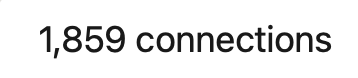
#> input picture templates/connectioncount.png, 358 x 78 px; its folder holds only this picture in this run
$ python -i template_matcher.py   (imports and definitions only)
#> lines starting #> are read from the running program, lines starting #| are printed output that depends on the picture; after the words box and inside, x2 and y2 are one past the last pixel; in counts of white or black regions, pixels touching at a corner belong together
from pathlib import Path
from datetime import datetime

import cv2
import numpy as np


# [20 lines left out: function getTemplateHintSentence, not called in this run]


def runTemplateMatcherWithMultiScale(screenshotRgbImage, templatesDirectoryPath="templates", matchThresholdValue=0.45, maxResultsCount=4, annotatedOutputDirectoryPath="cv_milestone_outputs", scaleValues=None):
    # this is the scale mismatch fix: test each template at multiple sizes and keep best hit.
    if scaleValues is None:
        scaleValues = [0.5, 0.6, 0.7, 0.8, 0.9, 1.0, 1.1]

    screenshotGrayImage = cv2.cvtColor(screenshotRgbImage, cv2.COLOR_RGB2GRAY)
    screenshotHeight, screenshotWidth = screenshotGrayImage.shape[:2]
    templateImagePaths = sorted(Path(templatesDirectoryPath).glob("*.png"))
    if not templateImagePaths:
        return "no template files found", None, []

    bestMatchRows = []
    for templateImagePath in templateImagePaths:
        templateGrayImageOriginal = cv2.imread(str(templateImagePath), cv2.IMREAD_GRAYSCALE)
        if templateGrayImageOriginal is None:
            continue

        templateName = templateImagePath.stem
        bestScoreValue = -1.0
        bestLocation = (0, 0)
        bestScaleValue = 1.0
        bestWidth = 0
        bestHeight = 0

        for scaleValue in scaleValues:
            scaledWidth = int(round(templateGrayImageOriginal.shape[1] * scaleValue))
            scaledHeight = int(round(templateGrayImageOriginal.shape[0] * scaleValue))
            if scaledWidth < 3 or scaledHeight < 3:
                continue
            if scaledWidth > screenshotWidth or scaledHeight > screenshotHeight:
                continue

            scaledTemplateGrayImage = cv2.resize(templateGrayImageOriginal, (scaledWidth, scaledHeight), interpolation=cv2.INTER_AREA if scaleValue < 1.0 else cv2.INTER_LINEAR)
            matchResponseMap = cv2.matchTemplate(screenshotGrayImage, scaledTemplateGrayImage, cv2.TM_CCOEFF_NORMED)
            _ignoredMinValue, maxScoreValue, _ignoredMinLocation, maxScoreLocation = cv2.minMaxLoc(matchResponseMap)
            if maxScoreValue > bestScoreValue:
                bestScoreValue = float(maxScoreValue)
                bestLocation = (int(maxScoreLocation[0]), int(maxScoreLocation[1]))
                bestScaleValue = float(scaleValue)
                bestWidth = int(scaledWidth)
                bestHeight = int(scaledHeight)

        if bestScoreValue >= matchThresholdValue:
            centerPositionX = bestLocation[0] + bestWidth // 2
            centerPositionY = bestLocation[1] + bestHeight // 2
            bestMatchRows.append({
                "template_name": templateName,
                "confidence_score": bestScoreValue,
                "x": bestLocation[0],
                "y": bestLocation[1],
                "width": bestWidth,
                "height": bestHeight,
                "center_x": centerPositionX,
                "center_y": centerPositionY,
                "scale": bestScaleValue,
            })

    if not bestMatchRows:
        return "no confident template matches", None, []

    bestMatchRows.sort(key=lambda matchRow: matchRow["confidence_score"], reverse=True)
    bestMatchRows = keepOnlyHighestBarTemplate(bestMatchRows)
    topMatchRows = selectNonOverlappingMatches(bestMatchRows, maxResultsCount=maxResultsCount, iouThresholdValue=0.35)

    summaryText = " | ".join(
        f"name={matchRow['template_name']}, "
        f"confidence={matchRow['confidence_score']:.2f}, "
        f"x={matchRow['x']}, y={matchRow['y']}, "
        f"width={matchRow['width']}, height={matchRow['height']}, "
        f"center_x={matchRow['center_x']}, center_y={matchRow['center_y']}, "
        f"scale={matchRow['scale']:.2f}"
        for matchRow in topMatchRows
    )

    annotatedOutputPathObject = Path(annotatedOutputDirectoryPath)
    annotatedOutputPathObject.mkdir(exist_ok=True)
    annotatedFilePath = annotatedOutputPathObject / f"template_matches_{datetime.now().strftime('%Y%m%d_%H%M%S')}.png"

    annotatedBgrImage = cv2.cvtColor(screenshotRgbImage.copy(), cv2.COLOR_RGB2BGR)
    for matchRow in topMatchRows:
        topLeftX = matchRow["x"]
        topLeftY = matchRow["y"]
        bottomRightX = topLeftX + matchRow["width"]
        bottomRightY = topLeftY + matchRow["height"]
        cv2.rectangle(annotatedBgrImage, (topLeftX, topLeftY), (bottomRightX, bottomRightY), (0, 255, 0), 2)
        cv2.circle(annotatedBgrImage, (matchRow["center_x"], matchRow["center_y"]), 4, (0, 255, 255), -1)
        cv2.putText(annotatedBgrImage, f"{matchRow['template_name']} {matchRow['confidence_score']:.2f} s={matchRow['scale']:.2f}", (topLeftX, max(18, topLeftY - 6)), cv2.FONT_HERSHEY_SIMPLEX, 0.5, (0, 255, 0), 1, cv2.LINE_AA)
    cv2.imwrite(str(annotatedFilePath), annotatedBgrImage)

    return summaryText, str(annotatedFilePath), topMatchRows


# [28 lines left out: function computeIntersectionOverUnion, not called in this run]


def selectNonOverlappingMatches(sortedMatchRows, maxResultsCount=4, iouThresholdValue=0.35):
    keptMatchRows = []
    for candidateMatchRow in sortedMatchRows:
        overlapsExistingRow = any(computeIntersectionOverUnion(candidateMatchRow, keptMatchRow) > iouThresholdValue for keptMatchRow in keptMatchRows)
        if not overlapsExistingRow:
            keptMatchRows.append(candidateMatchRow)
        if len(keptMatchRows) >= maxResultsCount:
            break
    return keptMatchRows


def keepOnlyHighestBarTemplate(sortedMatchRows):
    highestBarTemplateRow = None
    nonBarTemplateRows = []
    for matchRow in sortedMatchRows:
        templateName = matchRow["template_name"]
        if templateName.endswith("bar"):
            if highestBarTemplateRow is None:
                highestBarTemplateRow = matchRow
        else:
            nonBarTemplateRows.append(matchRow)

    if highestBarTemplateRow is None:
        return sortedMatchRows

    return [highestBarTemplateRow] + nonBarTemplateRows


def summarizeTemplateMatches(screenshotRgbImage, templatesDirectoryPath="templates", matchThresholdValue=0.55, maxResultsCount=3):
    summaryText, _, _ = runTemplateMatcherWithMultiScale(screenshotRgbImage=screenshotRgbImage, templatesDirectoryPath=templatesDirectoryPath, matchThresholdValue=matchThresholdValue, maxResultsCount=maxResultsCount)
    return summaryText


def summarize_template_matches(screenshot_rgb, templates_dir="templates", match_threshold=0.62, max_results=3):
    return summarizeTemplateMatches(screenshotRgbImage=screenshot_rgb, templatesDirectoryPath=templates_dir, matchThresholdValue=match_threshold, maxResultsCount=max_results)

>>> import cv2
>>> picture = cv2.cvtColor(cv2.imread('templates/connectioncount.png'), cv2.COLOR_BGR2RGB)
>>> result = runTemplateMatcherWithMultiScale(picture)
#> the loop in runTemplateMatcherWithMultiScale, `for scaleValue in scaleValues:` made 7 passes
#> (matchResponseMap, maxScoreValue, bestScoreValue, bestLocation) on pass 6: ([1], 1, 1, (0, 0))
#> (maxScoreValue, bestScoreValue, bestLocation) on passes 1 to 5: (0.229, 0.229, (162, 17)), (0.297, 0.297, (132, 19)), (0.312, 0.312, (3, 12)), (0.343, 0.343, (11, 7)), (0.43, 0.43, (9, 4))
#> pass 1, in runTemplateMatcherWithMultiScale, `scaledTemplateGrayImage = cv2.resize(templateGrayImageOriginal, (scale..`:
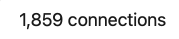
#> scaledTemplateGrayImage: shape (39, 179); min 25, max 255, mean 234
#> pass 1, in runTemplateMatcherWithMultiScale, `matchResponseMap = cv2.matchTemplate(screenshotGrayImage, scaledTempla..`:
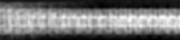
#> matchResponseMap: shape (40, 180) float32; min -0.149, max 0.229, mean 0.0257; drawn with min black and max white
#> pass 2, in runTemplateMatcherWithMultiScale, `scaledTemplateGrayImage = cv2.resize(templateGrayImageOriginal, (scale..`:
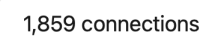
#> scaledTemplateGrayImage: shape (47, 215); min 25, max 255, mean 234
#> pass 2, in runTemplateMatcherWithMultiScale, `matchResponseMap = cv2.matchTemplate(screenshotGrayImage, scaledTempla..`:
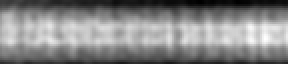
#> matchResponseMap: shape (32, 144) float32 (shown 2 times larger); min -0.145, max 0.297, mean 0.087; drawn with min black and max white
#> after the loop in runTemplateMatcherWithMultiScale, `for scaleValue in scaleValues:`: bestHeight = 78; bestScaleValue = 1; bestWidth = 358
#> in runTemplateMatcherWithMultiScale, `centerPositionX = bestLocation[0] + bestWidth // 2`: centerPositionX = 179
#> in runTemplateMatcherWithMultiScale, `centerPositionY = bestLocation[1] + bestHeight // 2`: centerPositionY = 39
#> the loop in keepOnlyHighestBarTemplate, `for matchRow in sortedMatchRows:` made 1 pass
#> templateName on pass 1: 'connectioncount'
#> after the loop in keepOnlyHighestBarTemplate, `for matchRow in sortedMatchRows:`: nonBarTemplateRows = 1 item
#> the loop in selectNonOverlappingMatches, `for candidateMatchRow in sortedMatchRows:` made 1 pass
#> in runTemplateMatcherWithMultiScale, annotatedBgrImage is the input picture: shape (78, 358, 3); mean B, G, R 234, 234, 234
#> the loop in runTemplateMatcherWithMultiScale, `for matchRow in topMatchRows:` made 1 pass
#> (topLeftX, topLeftY, bottomRightX, bottomRightY) on pass 1: (0, 0, 358, 78)
#> after the loop in runTemplateMatcherWithMultiScale, `for matchRow in topMatchRows:`:
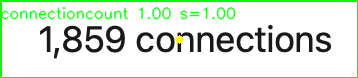
#> annotatedBgrImage: shape (78, 358, 3); 9.88% of pixels changed, all inside (x1, y1, x2, y2) = (0, 0, 358, 78)

$ run again, on templates/connections.png
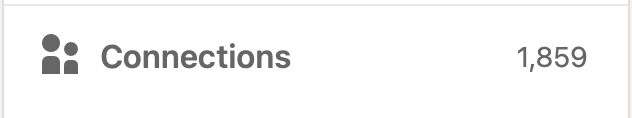
#> input picture templates/connections.png, 632 x 118 px
#> the loop in runTemplateMatcherWithMultiScale, `for scaleValue in scaleValues:` made 7 passes
#> (matchResponseMap, maxScoreValue, bestScoreValue, bestLocation) on pass 6: ([1], 1, 1, (0, 0))
#> pass 1, in runTemplateMatcherWithMultiScale, `matchResponseMap = cv2.matchTemplate(screenshotGrayImage, scaledTempla..`:
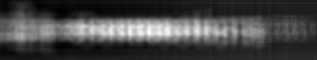
#> matchResponseMap: shape (60, 317) float32; min -0.0942, max 0.343, mean 0.024; drawn with min black and max white
#> after the loop in runTemplateMatcherWithMultiScale, `for scaleValue in scaleValues:`: bestHeight = 118; bestScaleValue = 1; bestWidth = 632
#> centerPositionX = 316
#> centerPositionY = 59
#> the loop in keepOnlyHighestBarTemplate, `for matchRow in sortedMatchRows:` made 1 pass
#> templateName on pass 1: 'connections'
#> after the loop in keepOnlyHighestBarTemplate, `for matchRow in sortedMatchRows:`: nonBarTemplateRows = 1 item
#> the loop in selectNonOverlappingMatches, `for candidateMatchRow in sortedMatchRows:` made 1 pass
#> in runTemplateMatcherWithMultiScale, annotatedBgrImage is the input picture: shape (118, 632, 3); mean B, G, R 247.6, 247.7, 247.7
#> the loop in runTemplateMatcherWithMultiScale, `for matchRow in topMatchRows:` made 1 pass
#> (topLeftX, topLeftY, bottomRightX, bottomRightY) on pass 1: (0, 0, 632, 118)
#> after the loop in runTemplateMatcherWithMultiScale, `for matchRow in topMatchRows:`:
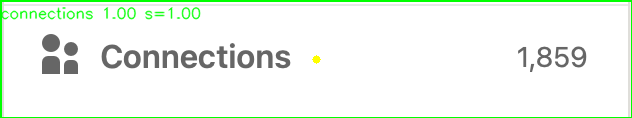
#> annotatedBgrImage: shape (118, 632, 3); 4.68% of pixels changed, all inside (x1, y1, x2, y2) = (0, 0, 632, 118)
